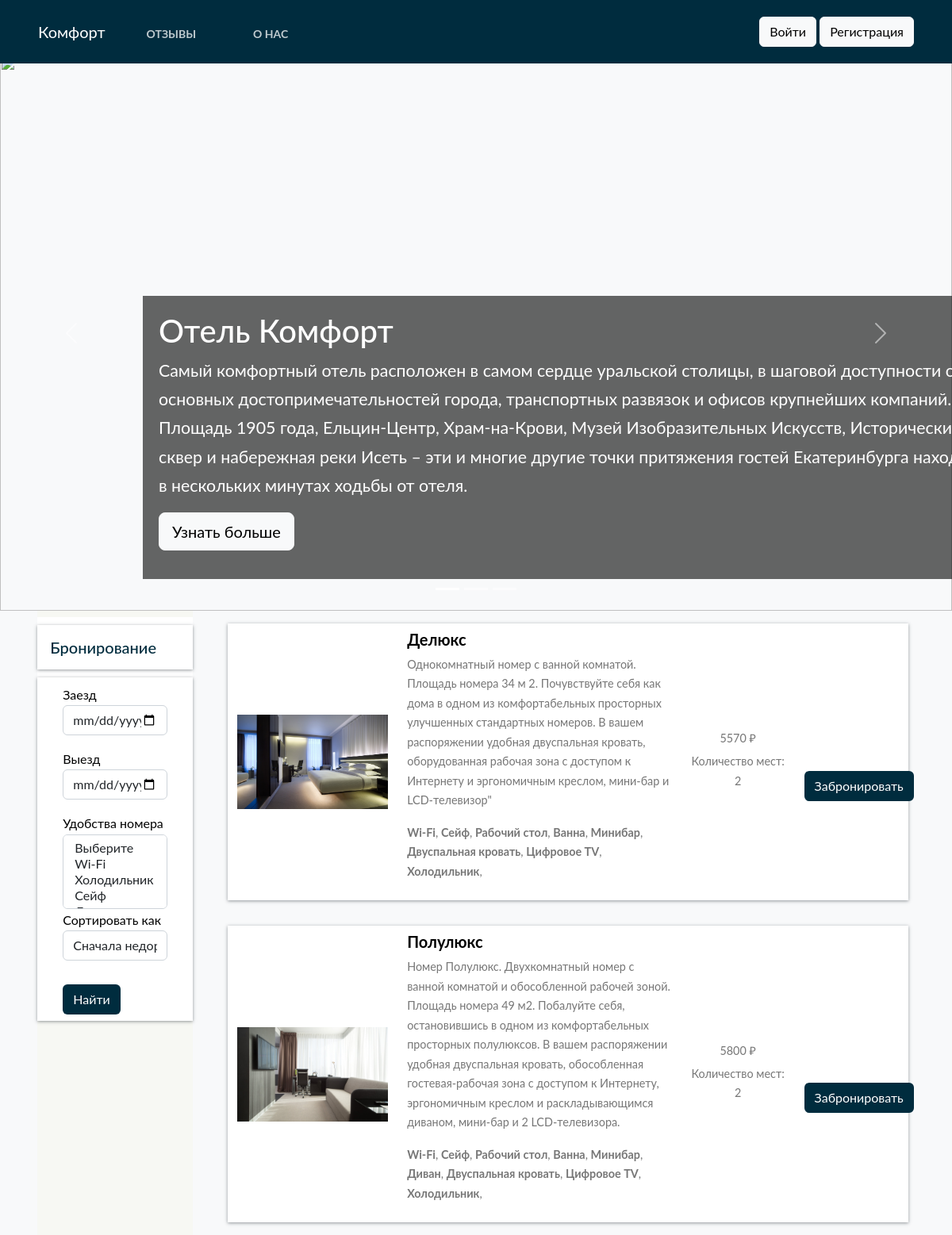
The page / on the database its author committed.
### home/models.py (models this page shows, shortened)
class BaseModel(models.Model):
    uid = models.UUIDField(default=uuid.uuid4   , editable=False , primary_key=True)
    created_at = models.DateField(auto_now_add=True)
    updated_at = models.DateField(auto_now_add=True)
    class Meta:
        abstract = True

class Hotel(BaseModel):
    hotel_name = models.CharField(max_length=100, verbose_name = "Название номера")
    hotel_price = models.IntegerField(verbose_name = "Цена номера")
    description = models.TextField(max_length=500, verbose_name = "Описание")
    amenities = models.ManyToManyField(Amenities, verbose_name = "Удобства номера")
    room_count = models.IntegerField(default=1, verbose_name = "Количество бронирований")
    people_capacity = models.IntegerField(default=0, verbose_name = "Вместимость")

class HotelImages(BaseModel):
    hotel= models.ForeignKey(Hotel ,related_name="images", on_delete=models.CASCADE, verbose_name = "Название номера")
    images = models.ImageField(upload_to="hotels", verbose_name = "Изображение")

class Amenities(BaseModel):
    amenity_name = models.CharField(max_length=100)

### home/views.py (the view)
# urls.py: path('', home, name='home'),
def home(request):
    amenities_objs = Amenities.objects.all()
    hotels_objs = Hotel.objects.all()
    sort_by = request.GET.get('sort_by')
    search = request.GET.get('search')
    amenities = request.GET.getlist('amenities')
    print(amenities)
    if sort_by:
        if sort_by == 'ASC':
            hotels_objs = hotels_objs.order_by('hotel_price')
        elif sort_by == 'DSC':
            hotels_objs = hotels_objs.order_by('-hotel_price')
    if search:
        hotels_objs = hotels_objs.filter(
            Q(hotel_name__icontains = search) |
            Q(description__icontains = search) )
    if len(amenities):
        hotels_objs = hotels_objs.filter(amenities__amenity_name__in = amenities).distinct()
    context = {'amenities_objs' : amenities_objs , 'hotels_objs' : hotels_objs , 'sort_by' : sort_by
    , 'search' : search , 'amenities' : amenities}
    return render(request , 'home.html' ,context)

### templates/home.html (shortened to what this page needs)
{% extends "base.html" %}
{%  block start %}
<div id="myCarousel" class="carousel slide" data-bs-ride="carousel" style="height: 700px; margin-top:70px">
    <div class="carousel-indicators">
      <button type="button" data-bs-target="#myCarousel" data-bs-slide-to="0" aria-label="Slide 1" class="active" aria-current="true"></button>
      <button type="button" data-bs-target="#myCarousel" data-bs-slide-to="1" aria-label="Slide 2" class=""></button>
      <button type="button" data-bs-target="#myCarousel" data-bs-slide-to="2" aria-label="Slide 3"></button>
    </div>
    <div class="carousel-inner">
      <div class="carousel-item active">
        <img class="bd-placeholder-img" width="100%" height="700px" src="http://i.share.pho.to/51c1b5fb_o.jpeg" aria-hidden="true" preserveAspectRatio="xMidYMid slice" focusable="false"><rect width="100%" height="100%" fill="#777"></rect></img>
        <div class="container">
          <div class="carousel-caption text-start">
              <div style="background: rgba(0, 0, 0, .6); padding: 20px;width:1100px">
            <h1 style="">Отель Комфорт</h1>
            <p style="font-size:16pt">Самый комфортный отель расположен в самом сердце уральской столицы, в шаговой доступности
                от основных достопримечательностей города, транспортных развязок и офисов крупнейших компаний.
                Площадь 1905 года, Ельцин-Центр, Храм-на-Крови, Музей Изобразительных Искусств, Исторический сквер и
                набережная реки Исеть – эти и многие другие точки притяжения гостей Екатеринбурга находятся в нескольких минутах
                ходьбы от отеля.</p>
            <p style=""><a class="btn btn-lg btn-light" href="{% url 'aboutpage' %}">Узнать больше</a></p>
            </div>
          </div>
        </div>
      </div>
    </div>
    <button class="carousel-control-prev" type="button" data-bs-target="#myCarousel" data-bs-slide="prev">
      <span class="carousel-control-prev-icon" aria-hidden="true"></span>
    </button>
    <button class="carousel-control-next" type="button" data-bs-target="#myCarousel" data-bs-slide="next">
      <span class="carousel-control-next-icon" aria-hidden="true"></span>
    </button>
  </div>
<div class="container-fluid" style="display: flex;">
    <section class="search-container col-2" style="background:#f7f8f3; margin-left:3%;">
        <div class="container">
            <div class="row">
                    <div class="col-lg-12">
                    <div class="row mt-2 justify-content-between">
                        <div class="filter-card">
                            <h5 style="color:#002c3e">Бронирование</h5>
                            <form action="#">
                                <div class="row form-group">
                                    <div class="col-md-12">
                                        <label for="mintopay">Заезд</label>
                                        <p>
                                            <input type="date" name="checkin" id="checkin" class="form-control">
                                        </p>
                                    </div>
                                    <div class="col-md-12">
                                        <label for="maxtopay">Выезд</label>
                                        <p>
                                            <input type="date" name="checkout" id="checkout" class="form-control">
                                        </p>
                                    </div>
                                </div>
                        <div class="">
                            <div class="form-inline">
                               <label class="" for="exampleFormControlSelect1">Удобства номера</label>
                                <select name="amenities" class="form-control" multiple>
                                <option value="">Выберите</option>
                                {% for amenities_obj in amenities_objs %}
                                <option {% if amenities_obj.amenity_name in amenities  %} selected {%endif%}value="{{amenities_obj.amenity_name}}">{{amenities_obj.amenity_name}}</option>
                                    {% endfor %}
                            </select>
                            </div>
                        </div>
                        <div class="form-inline">
                            <label class="" for="exampleFormControlSelect1">Сортировать как</label>
                            <select class="form-control" name="sort_by" id="exampleFormControlSelect1">
                                <option {% if sort_by == 'ASC' %} selected {%endif %} value="ASC">Сначала недорогие</option>
                            </select>
                        </div>
                            <div class="">
                                <button style="margin-top:30px;  background-color:#002c3e; color:white;" type="submit" class="btn">Найти</button>
                            </div>
                        </form>
                    </div>
                 </div>
            </div>
         </div>
        </div>
    </section>
    <div class="container-fluid col-9" style="display: flex;flex-wrap: wrap;">
         {% for hotels_obj in hotels_objs %}
        <div class="row search-card-result" style="align-items: center">
            <div class="col-md-3">
                    <a href="/hotel-detail/{{hotels_obj.uid}}">
                        <img class="img-fluid" src="/media/{{hotels_obj.images.first.images}}" alt="Card image cap">
                    </a></div>
                    <div class="col-md-5">
                        <h5><a style="text-decoration:none; color: black" href="/hotel-detail/{{hotels_obj.uid}}">{{hotels_obj.hotel_name}}</a></h5>
                        <p>
                            {{hotels_obj.description}}
                        </p>
                        <p>
                            {%for amenitie in hotels_obj.amenities.all %}
                            <b>{{amenitie.amenity_name}}</b>,
                            {% endfor %}
                        </p>
                    </div>
                    <div class="col-md-2 border-left text-center more-offers">
                        <p>{{hotels_obj.hotel_price}} ₽</p>
                        <p>Количество мест: {{hotels_obj.people_capacity}}</p>
                    </div>
                    <div style="margin-top:30px" class="col-md-1 border-left text-center more-offers">
                        <a  href="/hotel-detail/{{hotels_obj.uid}}">
                            <button style="margin-top:30px;  background-color:#002c3e; color:white;" class="btn">Забронировать</button>
                        </a>
                    </div>
            </div>
        {% endfor %}
        </div>
</div>
{% endblock %}

### templates/base.html (style rules this page uses)
body { font-family: "Lato", Arial, sans-serif; font-weight: 400; font-size: 16px; line-height: 1.7; background: #fff; color: #777; height: 100%; overflow: auto; }
.search-card-result { box-shadow: 0px 1px 4px rgba(41, 51, 57, 0.5); margin: 1rem 0; padding: 0.5rem 0; background-color: #fff; }
.search-card-result h5 { font-style: 1.1rem; font-weight: 700; }
.search-card-result p { font-size: 0.9rem; }
.search-card-result .more-offers p { margin-bottom: 0.3rem; }
.filter-card { padding: 0; background: #fff; color: black; }
.filter-card h5 { margin: 10px 0; padding: 1rem; box-shadow: 0px 1px 4px rgba(41, 51, 57, 0.5); color: #000; }
.filter-card form { box-shadow: 0px 1px 4px rgba(41, 51, 57, 0.5); padding: 0.5rem 2rem; }

### rows shown on the page
Hotel: images.first.images (picture), hotel_name "Делюкс", description "Однокомнатный номер с ванной комнатой. Площадь номера 34 м 2. Почувствуйте себя как дома в одном из комфортабельных просторных улучшенных стандартных номеров. В вашем распоряжении удобная двуспальная кровать, оборудованная рабочая зона с доступом к Интернету и эргономичным креслом, мини-бар и LCD-телевизор\"", hotel_price "5570", people_capacity "2"
Amenities: amenity_name "Wi-Fi"
Amenities: amenity_name "Сейф"
Amenities: amenity_name "Рабочий стол"
Amenities: amenity_name "Ванна"
Amenities: amenity_name "Минибар"
Amenities: amenity_name "Двуспальная кровать"
Amenities: amenity_name "Цифровое TV"
Amenities: amenity_name "Холодильник"
Hotel: images.first.images (picture), hotel_name "Полулюкс", description "Номер Полулюкс. Двухкомнатный номер с ванной комнатой и обособленной рабочей зоной. Площадь номера 49 м2. Побалуйте себя, остановившись в одном из комфортабельных просторных полулюксов. В вашем распоряжении удобная двуспальная кровать, обособленная гостевая-рабочая зона с доступом к Интернету, эргономичным креслом и раскладывающимся диваном, мини-бар и 2 LCD-телевизора.", hotel_price "5800", people_capacity "2"
Amenities: amenity_name "Диван"
